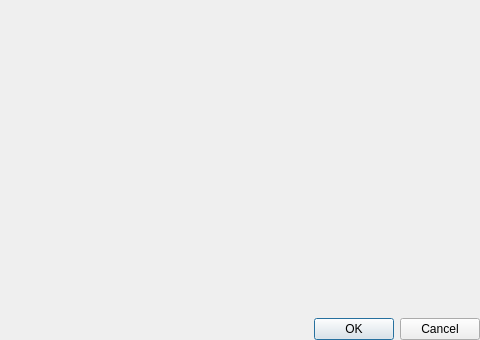
<?xml version="1.0" encoding="UTF-8"?>
<ui version="4.0">
 <class>BaseDialog</class>
 <widget class="QDialog" name="BaseDialog">
  <property name="windowTitle">
   <string/>
  </property>
  <property name="modal">
   <bool>true</bool>
  </property>
  <layout class="QVBoxLayout" name="verticalLayout">
   <property name="spacing">
    <number>0</number>
   </property>
   <property name="leftMargin">
    <number>0</number>
   </property>
   <property name="topMargin">
    <number>0</number>
   </property>
   <property name="rightMargin">
    <number>0</number>
   </property>
   <property name="bottomMargin">
    <number>0</number>
   </property>
   
  <item>
   <widget class="QWidget" name="contentHost" native="true">
    <layout class="QVBoxLayout" name="verticalLayout_content">
     <property name="spacing">
      <number>8</number>
     </property>
     <property name="leftMargin">
      <number>12</number>
     </property>
     <property name="topMargin">
      <number>12</number>
     </property>
     <property name="rightMargin">
      <number>12</number>
     </property>
     <property name="bottomMargin">
      <number>12</number>
     </property>
    </layout>
   </widget>
  </item>
  <item>
   <widget class="QDialogButtonBox" name="buttonBox">
    <property name="standardButtons">
     <set>QDialogButtonBox::Cancel|QDialogButtonBox::Ok</set>
    </property>
     <property name="centerButtons">
      <bool>false</bool>
     </property>
   </widget>
  </item>
 </layout>
  <property name="minimumSize">
   <size>
    <width>480</width>
    <height>340</height>
   </size>
  </property>
 </widget>
 <resources/>
 <connections/>
</ui>
